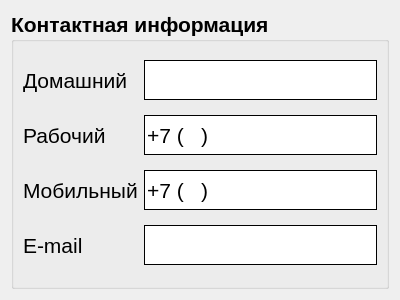
<?xml version="1.0" encoding="UTF-8"?>
<ui version="4.0">
 <class>contacts_widget</class>
 <widget class="QWidget" name="contacts_widget">
  <property name="geometry">
   <rect>
    <x>0</x>
    <y>0</y>
    <width>400</width>
    <height>300</height>
   </rect>
  </property>
  <property name="font">
   <font>
    <pointsize>16</pointsize>
    <weight>75</weight>
    <bold>true</bold>
   </font>
  </property>
  <property name="windowTitle">
   <string>Form</string>
  </property>
  <layout class="QVBoxLayout" name="verticalLayout">
   <item>
    <widget class="QGroupBox" name="contacts_groupBox">
     <property name="title">
      <string>Контактная информация</string>
     </property>
     <layout class="QGridLayout" name="gridLayout">
      <item row="3" column="1">
       <widget class="QLineEdit" name="email_lineEdit">
        <property name="minimumSize">
         <size>
          <width>0</width>
          <height>40</height>
         </size>
        </property>
        <property name="font">
         <font>
          <pointsize>16</pointsize>
          <weight>50</weight>
          <bold>false</bold>
         </font>
        </property>
        <property name="styleSheet">
         <string notr="true"> QLineEdit {
      border-width: 1px;
      border-style: solid;
      border-radius: 0px;
  }</string>
        </property>
       </widget>
      </item>
      <item row="1" column="1">
       <widget class="QLineEdit" name="work_lineEdit">
        <property name="minimumSize">
         <size>
          <width>0</width>
          <height>40</height>
         </size>
        </property>
        <property name="font">
         <font>
          <pointsize>16</pointsize>
          <weight>50</weight>
          <bold>false</bold>
         </font>
        </property>
        <property name="styleSheet">
         <string notr="true"> QLineEdit {
      border-width: 1px;
      border-style: solid;
      border-radius: 0px;
  }</string>
        </property>
        <property name="inputMask">
         <string>+7 (999) 999 99 99</string>
        </property>
       </widget>
      </item>
      <item row="0" column="1">
       <widget class="QLineEdit" name="home_lineEdit">
        <property name="minimumSize">
         <size>
          <width>0</width>
          <height>40</height>
         </size>
        </property>
        <property name="font">
         <font>
          <pointsize>16</pointsize>
          <weight>50</weight>
          <bold>false</bold>
         </font>
        </property>
        <property name="styleSheet">
         <string notr="true"> QLineEdit {
      border-width: 1px;
      border-style: solid;
      border-radius: 0px;
  }</string>
        </property>
       </widget>
      </item>
      <item row="2" column="1">
       <widget class="QLineEdit" name="mobile_lineEdit">
        <property name="minimumSize">
         <size>
          <width>0</width>
          <height>40</height>
         </size>
        </property>
        <property name="font">
         <font>
          <pointsize>16</pointsize>
          <weight>50</weight>
          <bold>false</bold>
         </font>
        </property>
        <property name="styleSheet">
         <string notr="true"> QLineEdit {
      border-width: 1px;
      border-style: solid;
      border-radius: 0px;
  }</string>
        </property>
        <property name="inputMask">
         <string>+7 (999) 999 99 99</string>
        </property>
       </widget>
      </item>
      <item row="0" column="0">
       <widget class="QLabel" name="home_label">
        <property name="font">
         <font>
          <weight>50</weight>
          <bold>false</bold>
         </font>
        </property>
        <property name="text">
         <string>Домашний</string>
        </property>
       </widget>
      </item>
      <item row="1" column="0">
       <widget class="QLabel" name="work_label">
        <property name="font">
         <font>
          <weight>50</weight>
          <bold>false</bold>
         </font>
        </property>
        <property name="text">
         <string>Рабочий</string>
        </property>
       </widget>
      </item>
      <item row="2" column="0">
       <widget class="QLabel" name="mobile_label">
        <property name="font">
         <font>
          <weight>50</weight>
          <bold>false</bold>
         </font>
        </property>
        <property name="text">
         <string>Мобильный</string>
        </property>
       </widget>
      </item>
      <item row="3" column="0">
       <widget class="QLabel" name="email_label">
        <property name="font">
         <font>
          <weight>50</weight>
          <bold>false</bold>
         </font>
        </property>
        <property name="text">
         <string>E-mail</string>
        </property>
       </widget>
      </item>
     </layout>
    </widget>
   </item>
  </layout>
 </widget>
 <tabstops>
  <tabstop>home_lineEdit</tabstop>
  <tabstop>work_lineEdit</tabstop>
  <tabstop>mobile_lineEdit</tabstop>
  <tabstop>email_lineEdit</tabstop>
 </tabstops>
 <resources/>
 <connections/>
</ui>
